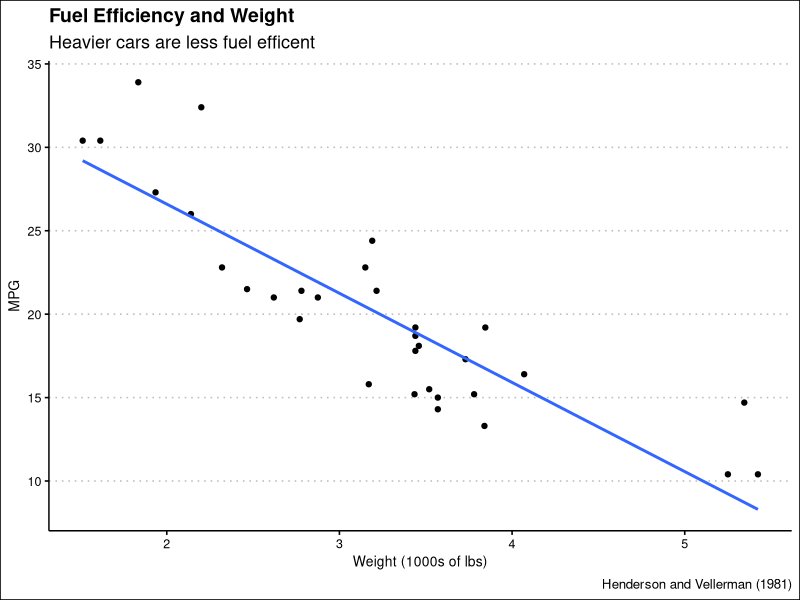

R code for this plot:
## ---- chunk 1
knitr::opts_chunk$set(echo = FALSE)

# Learn more about creating websites with Distill at:
# https://rstudio.github.io/distill/website.html

# Learn more about publishing to GitHub Pages at:
# https://rstudio.github.io/distill/publish_website.html#github-pages
library(tidyverse)
library(ggthemes)
## ---- chunk 2
mtcars  %>% 
  select(mpg, wt)  %>% 
  ggplot(aes(x = wt, y = mpg)) +
  geom_point() + 
  geom_smooth(method = "lm", formula = y ~ x, se = FALSE) +
  labs(title = "Fuel Efficiency and Weight",
       subtitle = "Heavier cars are less fuel efficent",
       x = "Weight (1000s of lbs)",
       y = "MPG",
       caption = "Henderson and Vellerman (1981)") +
  theme_clean()

